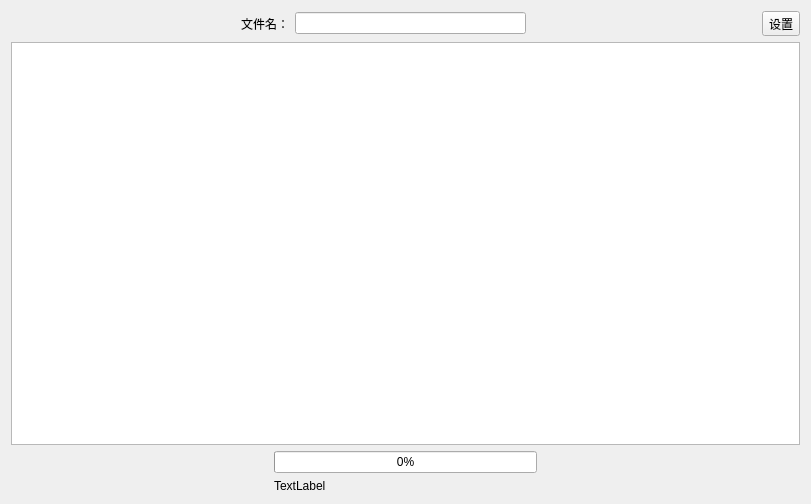
<?xml version="1.0" encoding="UTF-8"?>
<ui version="4.0">
 <class>DownloadWindow</class>
 <widget class="QWidget" name="DownloadWindow">
  <property name="geometry">
   <rect>
    <x>0</x>
    <y>0</y>
    <width>811</width>
    <height>504</height>
   </rect>
  </property>
  <property name="windowTitle">
   <string>Form</string>
  </property>
  <layout class="QVBoxLayout" name="verticalLayout">
   <item>
    <layout class="QHBoxLayout" name="horizontalLayout">
     <item>
      <spacer name="horizontalSpacer">
       <property name="orientation">
        <enum>Qt::Horizontal</enum>
       </property>
       <property name="sizeHint" stdset="0">
        <size>
         <width>40</width>
         <height>20</height>
        </size>
       </property>
      </spacer>
     </item>
     <item>
      <widget class="QLabel" name="label">
       <property name="text">
        <string>文件名：</string>
       </property>
      </widget>
     </item>
     <item>
      <widget class="QLineEdit" name="condition"/>
     </item>
     <item>
      <spacer name="horizontalSpacer_2">
       <property name="orientation">
        <enum>Qt::Horizontal</enum>
       </property>
       <property name="sizeHint" stdset="0">
        <size>
         <width>40</width>
         <height>20</height>
        </size>
       </property>
      </spacer>
     </item>
     <item>
      <widget class="QToolButton" name="settingButton">
       <property name="text">
        <string>设置</string>
       </property>
      </widget>
     </item>
    </layout>
   </item>
   <item>
    <layout class="QHBoxLayout" name="horizontalLayout_3">
     <item>
      <widget class="QTableView" name="downloadTable">
       <property name="minimumSize">
        <size>
         <width>600</width>
         <height>400</height>
        </size>
       </property>
      </widget>
     </item>
    </layout>
   </item>
   <item>
    <layout class="QHBoxLayout" name="horizontalLayout_2">
     <item>
      <spacer name="horizontalSpacer_3">
       <property name="orientation">
        <enum>Qt::Horizontal</enum>
       </property>
       <property name="sizeHint" stdset="0">
        <size>
         <width>40</width>
         <height>20</height>
        </size>
       </property>
      </spacer>
     </item>
     <item>
      <layout class="QVBoxLayout" name="verticalLayout_2">
       <item>
        <widget class="QProgressBar" name="progressBar">
         <property name="value">
          <number>0</number>
         </property>
        </widget>
       </item>
       <item>
        <widget class="QLabel" name="downloadSpeedLabel">
         <property name="text">
          <string>TextLabel</string>
         </property>
        </widget>
       </item>
      </layout>
     </item>
     <item>
      <spacer name="horizontalSpacer_4">
       <property name="orientation">
        <enum>Qt::Horizontal</enum>
       </property>
       <property name="sizeHint" stdset="0">
        <size>
         <width>40</width>
         <height>20</height>
        </size>
       </property>
      </spacer>
     </item>
    </layout>
   </item>
  </layout>
 </widget>
 <resources/>
 <connections/>
 <slots>
  <slot>ClickDownloadButton()</slot>
 </slots>
</ui>
